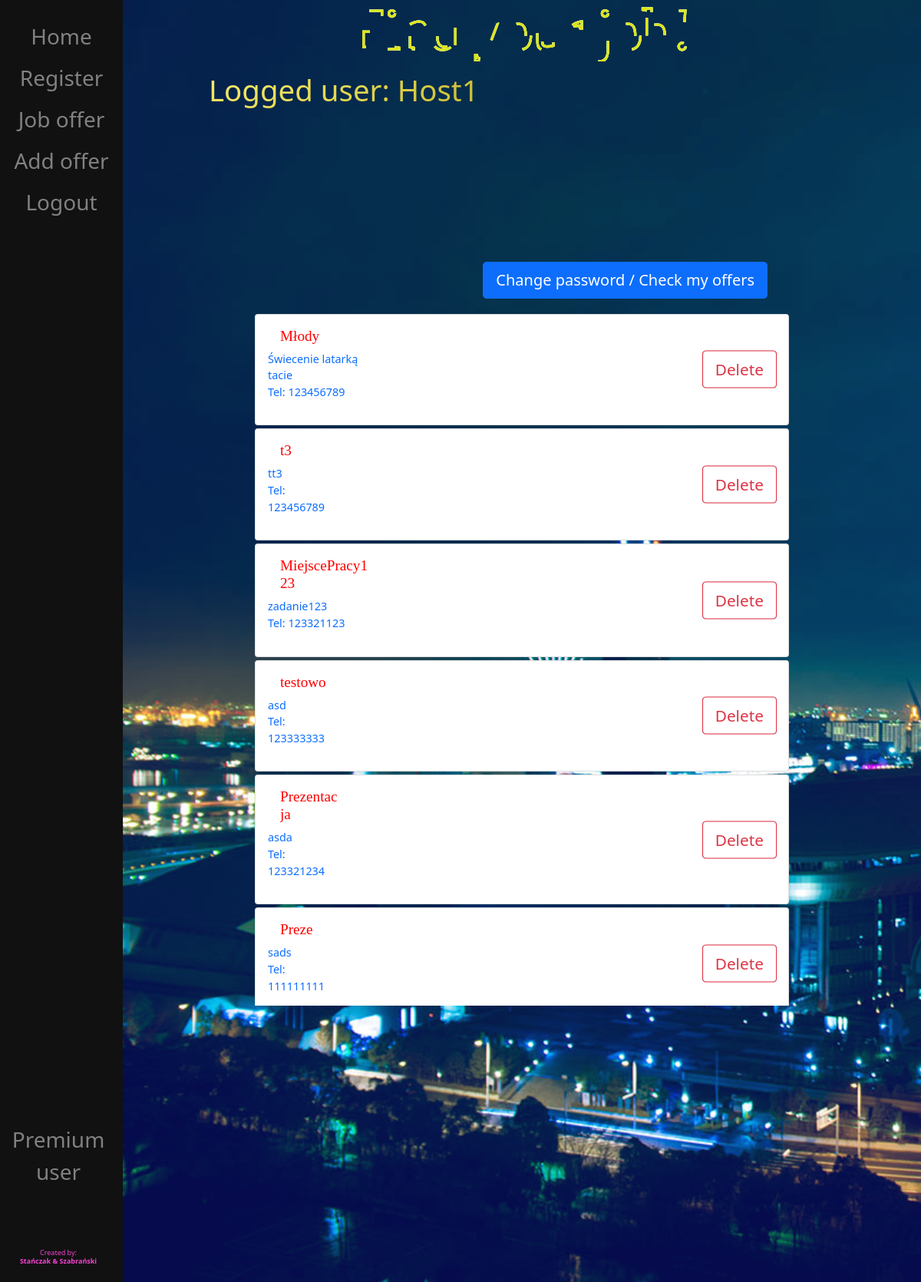
The page / (signed in) on the database as committed earlier.
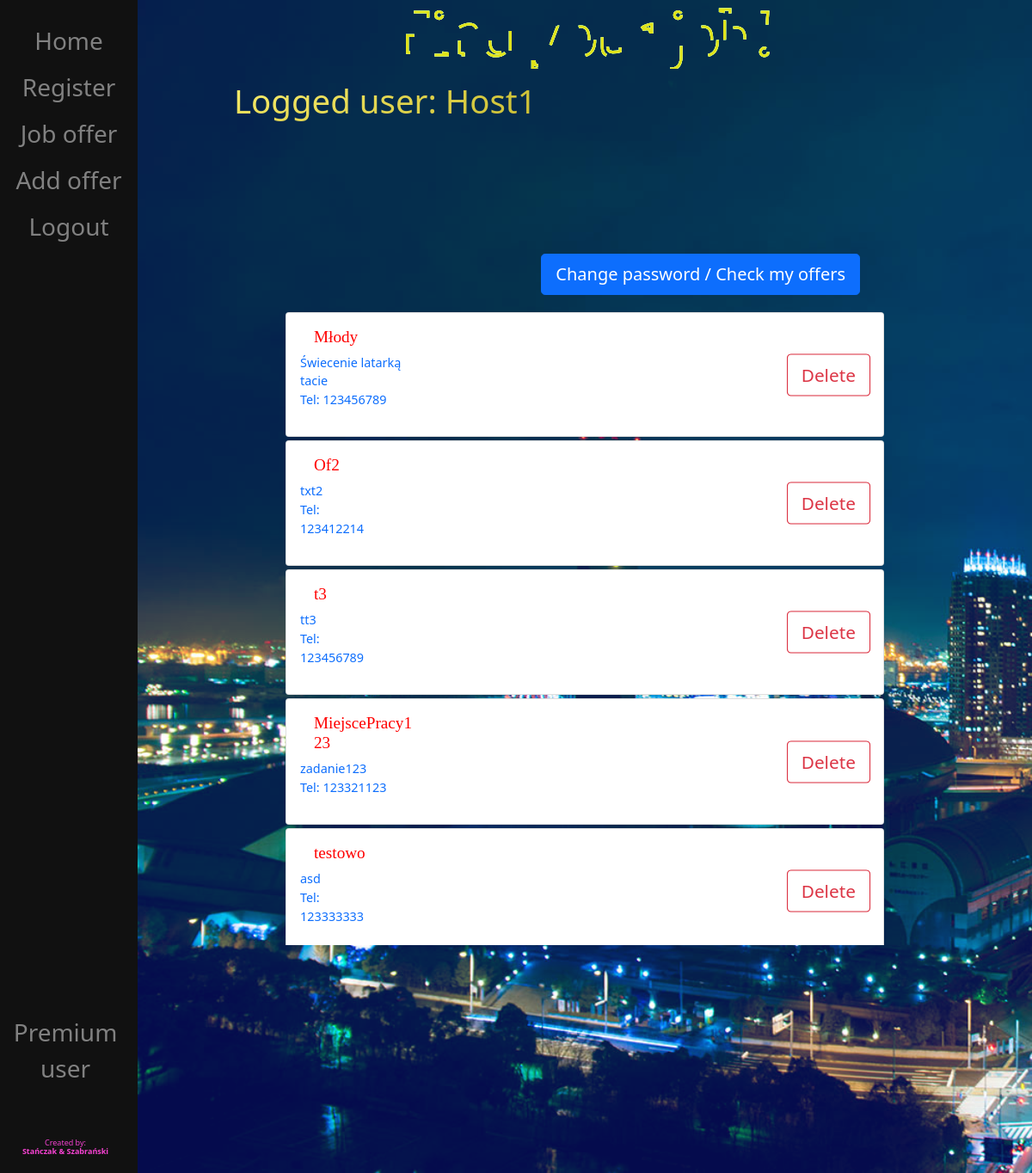
The same page on the database as committed later.
### SZO/models.py (models this page shows, shortened)
class JobOffer(models.Model):
    user = models.ForeignKey(User, on_delete=models.CASCADE)
    title = models.CharField(max_length=40)
    text = models.CharField(max_length=1000)
    city = models.CharField(max_length=100, default='Warszawa')
    tel_number = models.CharField(max_length=9)
    image = models.ImageField(upload_to='images/', null=True, blank=True)
    latitude = models.CharField(max_length=200,default=0)
    longitude = models.CharField(max_length=200, default=0)
    def getText(self):
        return self.text
    def getTitle(self):
        return self.title
    def getTel(self):
        return self.tel_number
    def getUsername(self):
        return str(self.user)

### SZO/views.py (the view)
# urls.py: path("", views.home, name="home"),
def home(request):
    offers = JobOffer.objects.all()
    perPage = 3
    p = Paginator(offers, perPage)
    page = request.GET.get('page')
    offersList = p.get_page(page)
    if request.method == 'POST':
        form = PasswordChangeForm(request.user, request.POST)
        if form.is_valid():
            user = form.save()
            update_session_auth_hash(request, user)
            messages.success(request, 'Your password was successfully updated!')
            return redirect('/')
        else:
            form = PasswordChangeForm()
    else:
        form = PasswordChangeForm(request.user)
        return render(request, 'SZO/home.html',
                      {'form': form,
                       "offers": offers,
                       "offersList": offersList}
                      )

### SZO/templates/SZO/home.html (shortened to what this page needs)
{% extends 'SZO/base.html' %}
{% load static %}
{% load crispy_forms_tags %}
{% block content %}
    <head>
        <link href="{% static 'advs.css' %}" rel="stylesheet">
    </head>
    {% if user.is_authenticated %}
        <header>
            <h1 class="header-1">Logged user: {{ user }}</h1>
        </header>
        <div class="switch">
            <button onclick="toggle();" class="btn btn-lg btn-primary btn-block">Change password / Check my offers
            </button>
        </div>
        <div class="jobOffer">
            <form id="myOwnOffer">
                {% if user.groups.all.0.name == 'host' %}
                    {% for offer in offers %}
                        {% if request.user.username == offer.getUsername %}
                            <a href="/details/{{ offer.id }}">
                                <div class="card">
                                    <div class="card-body">
                                        <div id="card-content">
                                            <h5>{{ offer.getTitle }}</h5>
                                            <p class="single-offer">{{ offer.getText }}<br>
                                                Tel: {{ offer.getTel }}</p>
                                        </div>
                                        <div class="delete"><a href="{% url 'delete' offer.id %}"
                                                               class="btn btn-outline-danger">Delete</a></div>
                                    </div>
                                </div>
                            </a>
                        {% endif %}
                    {% endfor %}
                {% endif %}
            </form>
        </div>
    {% else %}
        <div class="notLogged">
            <h1>You are not logged in!</h1><br>
            <p>Login to use website <a href="/login">here</a></p>
        </div>
    {% endif %}
{% endblock %}

### SZO/templates/SZO/base.html (shortened to what this page needs)
{% load static %}
<!DOCTYPE html>
<html lang="en">
<head>
    <link href="https://cdn.jsdelivr.net/npm/bootstrap@5.1.3/dist/css/bootstrap.min.css" rel="stylesheet"
>
    <link href="{% static 'base.css'%}" rel="stylesheet">
</head>
<body>
<div class="sidenav">
    <a href="/">Home</a>
    <a href="/register">Register</a>
    {% if user.is_authenticated %}
    <a href="/offer">Job offer</a>
    {% if user.groups.all.0.name == 'host' %}
        <a href="/addOffer">Add offer</a>
    {% endif %}
    <a href="/logout">Logout</a>
    <div class="absolute"><a href="/premiumUser">Premium user</a></div>
    {% else %}
    <a href="/login">Login</a>
    {% endif %}
    <h6>Created by:<br><b>Stańczak & Szabrański</b></h6>
</div>
<div id="content" class="main">
    <div class="row justify-content-center">
        <div class="col-8">
        </div>
        {% block content %}
        {% endblock %}
    </div>
</div>
</body>
</html>

### SZO/static/base.css (style rules this page uses)
html, body { width: 100%; height: 100%; overflow: hidden; background-color: #021027; }
html, .main { color: #f1f1f1; }
header { width: 100%; height: 15vh; display: inline-block; flex-direction: column; align-items: center; }
header h1 { position: relative; left: 10%; width: 80%; height: 100%; margin-top: 1.2vw; font-size: 3.2vw; color: transparent; -webkit-background-clip: text; background-clip: text; }
header .header-1 { background-image: repeating-radial-gradient(farthest-side at 2px 8px, #faee6e, #c7ba2e, #786f0d); }
.sidenav { height: 100%; width: 160px; position: fixed; z-index: 1; top: 0; left: 0; background-color: #111; overflow-x: hidden; padding-top: 20px; text-align: center; }
.sidenav a { padding: 6px 8px 6px 8px; text-decoration: none; color: #818181; display: block; font-size: 28px; transition: all 0.5s ease; transform: scale(1); }
.main { margin-left: 160px; padding: 0px 10px; height: 100%; background-image: url("images/sky.jpg"); background-size: cover; background-color: #050b4d; background-blend-mode: lighten; }
div.absolute { position: absolute; width: 95%; bottom: 7%; }
.sidenav h6 { font-size: 9px; color: #f542d1; position: absolute; width: 95%; bottom: 0.8%; }
button { margin: 10px; }
svg { display: block; font: 18.0em 'Montserrat'; width: auto; height: 80px; margin: auto; }

### SZO/static/advs.css (style rules this page uses)
h5 { font-size: 1.6vw; font-family: Copperplate, Papyrus, fantasy; color: rgb(255, 0, 0); margin-left:16px; }
.switch { position:relative; display:flex; z-index:1; justify-content:right; margin-right: 30vw; }
div.delete { position:relative; display:flex; align-items:center; justify-content:center; margin-right:10px; transform: scale(1.3); }
div.jobOffer { overflow-y: scroll; overflow-x: hidden; margin-left: 20px; margin-right: 20px; margin-top: 10px; margin-bottom: 10px; width: 60vw; height: 54vh; }
div.card { margin-bottom:4px; }
div.card-body { color:black; font-size:1.2vw; display: flex; align-items: center; justify-content: space-between; }
* { overflow-y: scroll; overflow-x: hidden; }
#card-content { float: left; width: 90%; }

Rows that differ between the two databases and show on the page:
removed JobOffer: getTitle "Prezentacja", getText "asda", getTel "123321234"
removed JobOffer: getTitle "Preze", getText "sads", getTel "111111111"
added JobOffer: getTitle "Of2", getText "txt2", getTel "123412214"
